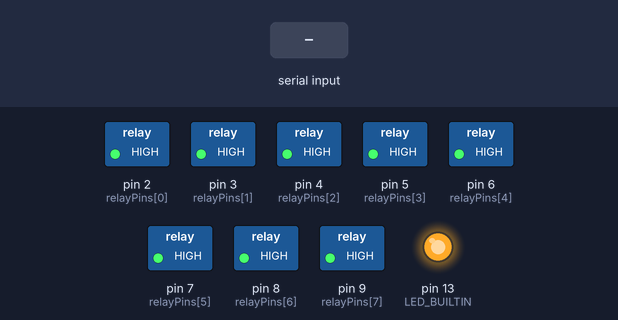
Recording of a sketch running on a simulated Arduino Uno, built with avr-gcc and run on an emulated ATmega328P. On the bench: switched loads named in the sketch (green lamp = pin HIGH), output pins drawn as LEDs (lit = HIGH). The inputs (shaded band) are chosen by the test bench.

Above: at 1.2 s.
1.3 s: "1" received over Serial
At 2.1 s:
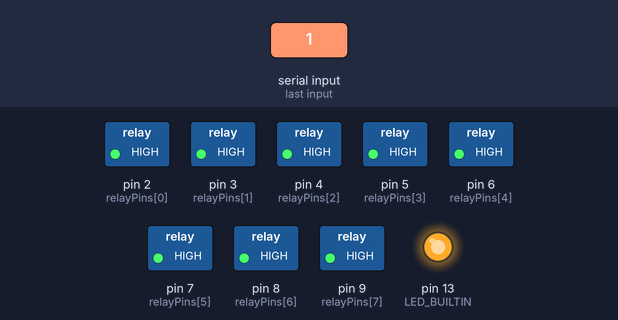
2.8 s: byte 100 (0x64) received over Serial
At 3.8 s:
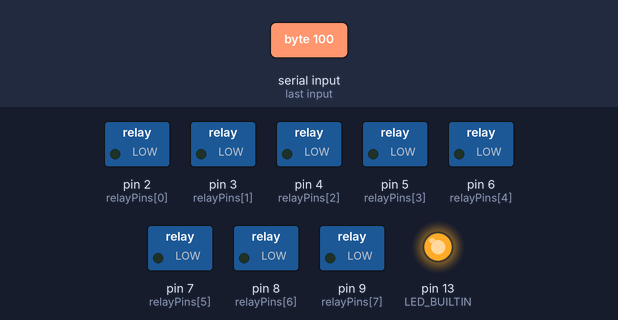
4.3 s: byte 92 (0x5c) received over Serial
At 5.6 s:
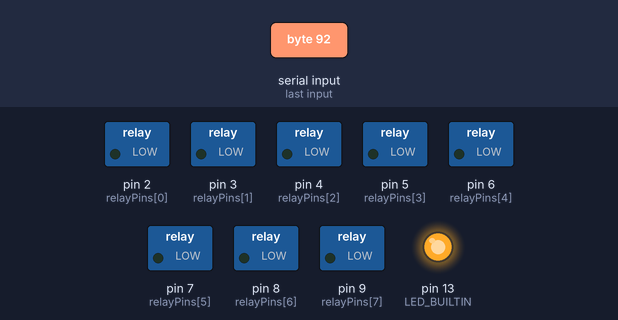
Timing chart, 0 to 7.3 s (numbered marks = the images above; inputs shaded):
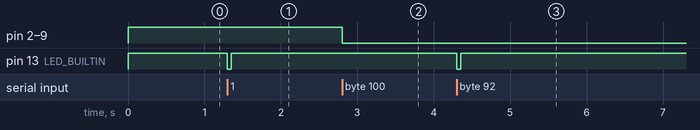

Measured:
- after the input at 1.3 s, pin 13 (LED_BUILTIN): HIGH → LOW at once, → HIGH 0.05 s later
- after the input at 2.8 s, pin 2 (relayPins[0]), pin 3 (relayPins[1]), pin 4 (relayPins[2]), pin 5 (relayPins[3]), pin 6 (relayPins[4]), pin 7 (relayPins[5]), pin 8 (relayPins[6]), pin 9 (relayPins[7]): HIGH → LOW at once
- after the input at 4.3 s, pin 13 (LED_BUILTIN): HIGH → LOW at once, → HIGH 0.05 s later

The sketch:

arduino_pdu_rly.ino
```cpp
// (licence header left out)
static const char relayPins[] = { 2, 3, 4, 5, 6, 7, 8, 9 };
static unsigned char numRelayPins = sizeof(relayPins) / sizeof(relayPins[0]);

static int cmd = -1;

enum relayState {
  OFF,
  ON
};

void updateRelayState(unsigned char port, relayState state)
{
    if (port >= numRelayPins)
        return;

    if (state == ON)
        digitalWrite(relayPins[port], LOW);
    else
        digitalWrite(relayPins[port], HIGH);
}

bool isRelayOn(unsigned char port)
{
    if (port >= numRelayPins)
        return false;

    if (digitalRead(relayPins[port]) == LOW)
        return true;
    else
        return false;
}

void errorBlink()
{
    digitalWrite(LED_BUILTIN, LOW);
    delay(50);
    digitalWrite(LED_BUILTIN, HIGH);
}

void process(int cmd, int arg)
{
    char buf[8];
    int i;

    switch (cmd) {
        case 0x11:
        case 0x12:
        case 0x13:
        case 0x14:
        case 0x15:
        case 0x16:
        case 0x17:
        case 0x18:
            /* 1-byte response: 0xff input is powered, 0x0 = input is not powered */
            if (cmd - 0x18 >= numRelayPins)
                Serial.print(0x0);
            else
                Serial.print(0xff);
            break;

        case 0x19:
            /* 1-byte response, bit-mask of inputs which are powered */
            buf[0] = 0;
            for (i = 0; i < 8; i++) {
                if (i < numRelayPins)
                    buf[0] |= 1 << i;
            }
            Serial.write(buf, 1);
            break;

        case 0x1a:
            /* 8-byte response, 1 byte per input: 0xff input is powered, 0x0 = input is not powered */
            for (i = 0; i < 8; i++) {
                if (i >= numRelayPins)
                    buf[i] = 0x0;
                else
                    buf[i] = 0xff;
            }
            Serial.write(buf, 8);
            break;

        case 0x38:
            /* 8-byte response: unique identifier (TODO: this is not unique yet) */
            buf[0] = 'A';
            buf[1] = 'R';
            buf[2] = 'D';
            buf[3] = 'U';
            buf[4] = '-';
            buf[5] = 'R';
            buf[6] = 'L';
            buf[7] = 'Y';
            Serial.write(buf, 8);
            break;

        case 0x5a:
            /* 2-byte response: module ID (2 relays = 33 DEC, 8 relays = 12 DEC) and software version */
            if (numRelayPins == 8)
                buf[0] = 12;
            else
                buf[0] = 33;

            buf[1] = 0x1;
            Serial.write(buf, 2);
            break;

        case 0x5b:
            /* 1-byte reponse: each bit represents one relay state */
            buf[0] = 0;
            for (i = 0; i < numRelayPins; i++) {
                if (isRelayOn(i))
                    buf[0] |= 1 << i;
            }

            Serial.write(buf, 1);
            break;

        case 0x5c:
            /* no response, the bit-mask from the next byte decides which relays are on/off */
            for (i = 0; i < numRelayPins; i++)
                updateRelayState(i, (arg & (1 << i)) ? ON : OFF);
            break;

        case 0x64:
            /* no response, turn on all relays */
            for (i = 0; i < numRelayPins; i++)
                updateRelayState(i, ON);
            break;

        case 0x65:
        case 0x66:
        case 0x67:
        case 0x68:
        case 0x69:
        case 0x6a:
        case 0x6b:
        case 0x6c:
            /* no response, turn on the relay based on the command (0x65 = 0, 0x66 = 1, ...) */
            updateRelayState(cmd - 0x65, ON);
            break;

        case 0x6e:
            /* no response, turn off all relays */
            for (i = 0; i < numRelayPins; i++)
                updateRelayState(i, OFF);
            break;

        case 0x6f:
        case 0x70:
        case 0x71:
        case 0x72:
        case 0x73:
        case 0x74:
        case 0x75:
        case 0x76:
            /* no response, turn off the relay based on the command (0x6f = 0, 0x70 = 1, ...) */
            updateRelayState(cmd - 0x6f, OFF);
            break;

        default:
            /* unsupported command */
            errorBlink();
            break;
    }
}

void setup()
{
    pinMode(LED_BUILTIN, OUTPUT);
    digitalWrite(LED_BUILTIN, LOW);

    for (int i = 0; i < numRelayPins; i++) {
        /*
         * first disable the relay to make sure we're not leaking
         * current/voltage during power-on.
         * NOTE: we cannot check the status here because
         * the pin is still in INPUT mode (set by the bootloader
         * and we always read 0 here).
         */
        updateRelayState(i, OFF);

        /* only then configure the port as OUTPUT */
        pinMode(relayPins[i], OUTPUT);
    }

    digitalWrite(LED_BUILTIN, HIGH);

    Serial.begin(9600);
}

void loop()
{
    bool hasError;
    int i, cmd, arg;

    i = 0;
    arg = 0;
    hasError = false;

    while (Serial.available()) {
        if (i == 0)
            cmd = Serial.read();
        else if (i == 1)
            arg = Serial.read();

        i++;
    }

    if (i == 0)
        /* no data */
        return;
    else if (i > 1 && cmd != 0x5c)
        /* too much data */
        errorBlink();
    else if (i != 2 && cmd == 0x5c)
        /* missing argument for cmd 0x5c */
        errorBlink();
    else
        process(cmd, arg);
}
```
